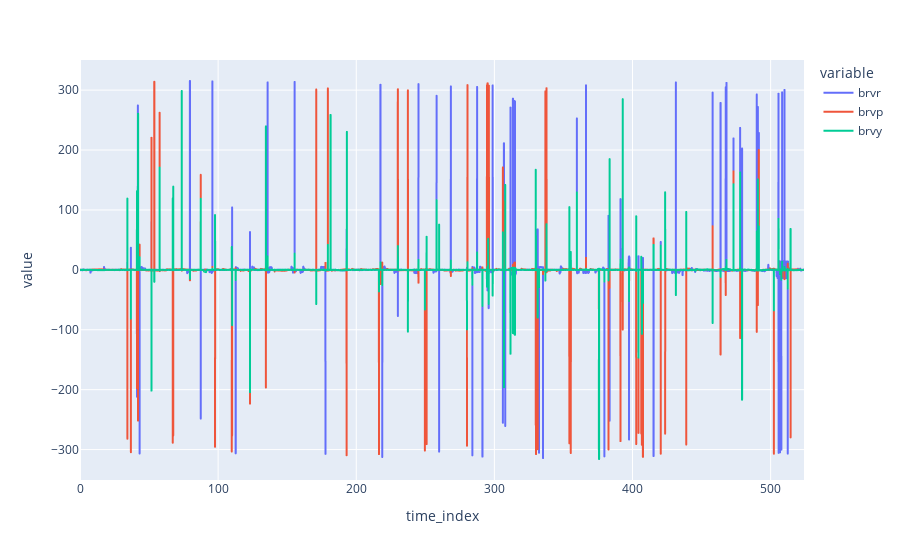

Write notebook code for a chart like this one.
### Code cell
import plotly.express as px

px.line(fcj.sec.data, y=["brvr", "brvp", "brvy"])

### Figure 1 — Plotly figure (JSON) as saved in the notebook; plotly's stock layout.template omitted (floating-point values rounded to 4 significant figures; data arrays with more than 128 entries replaced by an {"elided": "..."} marker saying what was removed)
{"data": [{"hovertemplate": "variable=brvr<br>time_index=%{x}<br>value=%{y}<extra></extra>", "legendgroup": "brvr", "line": {"color": "#636efa", "dash": "solid"}, "mode": "lines", "name": "brvr", "showlegend": true, "type": "scattergl", "x": {"elided": "13105 float values"}, "xaxis": "x", "y": {"elided": "13105 float values"}, "yaxis": "y"}, {"hovertemplate": "variable=brvp<br>time_index=%{x}<br>value=%{y}<extra></extra>", "legendgroup": "brvp", "line": {"color": "#EF553B", "dash": "solid"}, "mode": "lines", "name": "brvp", "showlegend": true, "type": "scattergl", "x": {"elided": "13105 float values"}, "xaxis": "x", "y": {"elided": "13105 float values"}, "yaxis": "y"}, {"hovertemplate": "variable=brvy<br>time_index=%{x}<br>value=%{y}<extra></extra>", "legendgroup": "brvy", "line": {"color": "#00cc96", "dash": "solid"}, "mode": "lines", "name": "brvy", "showlegend": true, "type": "scattergl", "x": {"elided": "13105 float values"}, "xaxis": "x", "y": {"elided": "13105 float values"}, "yaxis": "y"}], "layout": {"legend": {"title": {"text": "variable"}, "tracegroupgap": 0}, "margin": {"t": 60}, "xaxis": {"anchor": "y", "domain": [0, 1], "title": {"text": "time_index"}}, "yaxis": {"anchor": "x", "domain": [0, 1], "title": {"text": "value"}}}}
